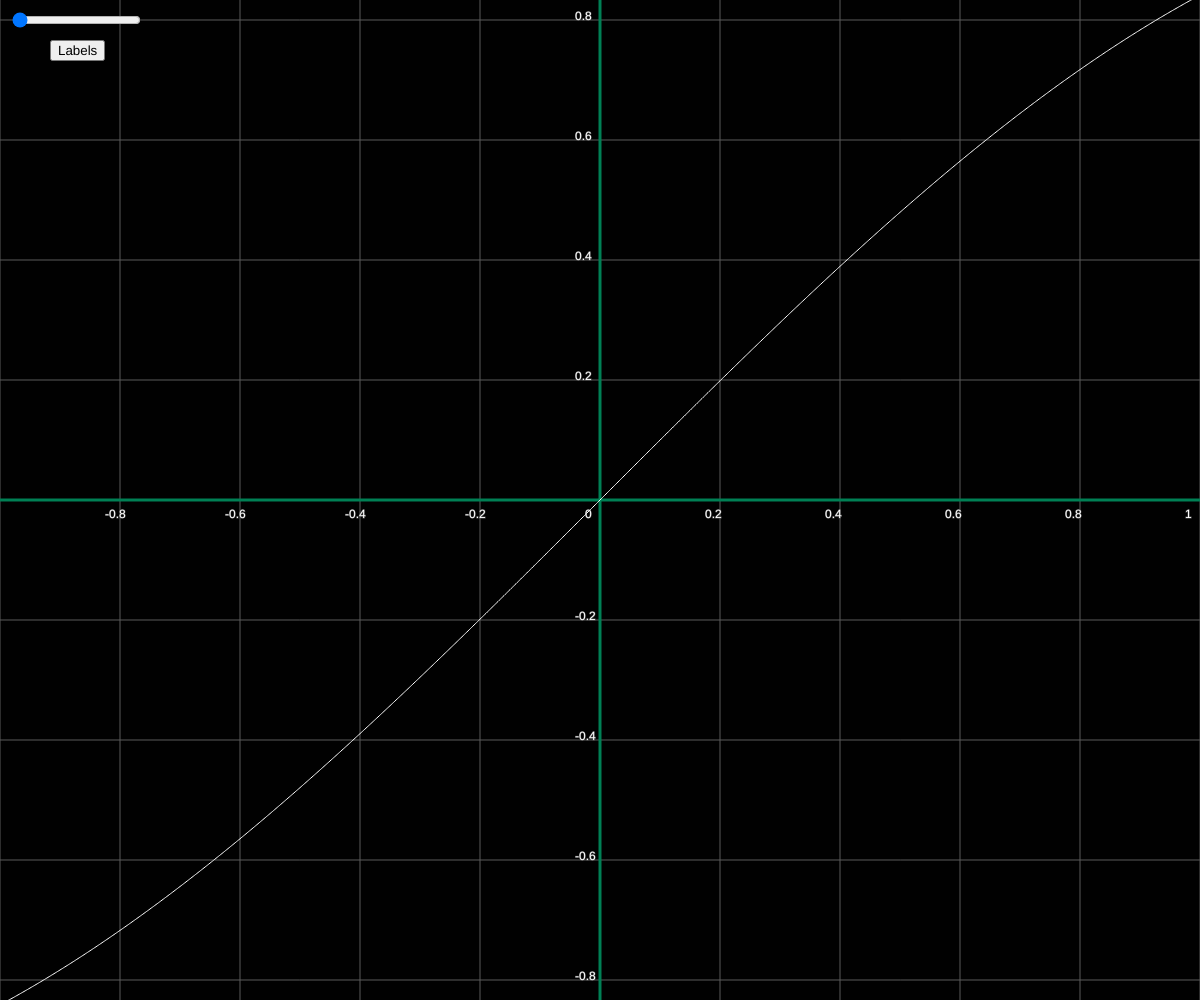
Frame 1 (no input)
Frame 60 (no input): identical to frame 1, image omitted
Frame 120 (the mouse pressed at the canvas centre since frame 60): identical to frame 1, image omitted

The p5.js sketch that drew this single still picture (run headless with seeded random() and noise() and a simulated clock; from frame 60 on, the mouse is pressed at the canvas centre):

// p5.js sketch
// ── sketch.js
var widthCentre, heightCentre;
var originalWidth, originalHeight;
var originalMouseX, originalMouseY;
var mouseMove, onceMoved;

var divideNumber = 5;

var backgroundColour;
var lineTextColour;
var axisColour

var scaleSlider;
var scaleFactor;
var labels;
var labelsButton;


var xCentrePixel, yCentrePixel;

var xCentreCoord, yCentreCoord;

var leftXCoord, rightXCoord;

var defaultWidthCoordinates, widthCoordinates, noOfLines, lineDistance, lineDistancePixel;

var pixelToCoordRatio, dark;

var totalLinesOffCentre;

var lineXStart, lineXEnd, lineYStart, lineYEnd;

var axisDistFromCentrePixelX, axisDistFromCentrePixelY;

function setup()
{
  xCentreCoord = 0;
  yCentreCoord = 0;
  
  defaultWidthCoordinates = 20;


  noOfLines = 10;

  backgroundColour = 1;
  axisColour = color('hsb(160, 100%, 50%)');
  lineColour = 	90;
  functionColour = 255;
  textFillColour = 255;
  scaleFactor = 1;

  labels = true;
  dark = true;
  onceMoved = false;

  createCanvas(windowWidth, windowHeight);

  //draw lines and write labels according to the
  //scale factor
  scaleSlider = createSlider(0.1, 600, 0.1, 0.1);
  labelsButton = createButton('Labels');
  labelsButton.mousePressed(labelChange);

  scaleSlider.position(10, 10);
  labelsButton.position(50, 40);
 
  originalWidth = width;
  originalHeight = height;
}

function draw()
{
  xCentrePixel = width/2;
  yCentrePixel = height/2;
  
  scaleFactor = scaleSlider.value();
  background(backgroundColour);
  stroke(lineColour);
  strokeWeight(1);

  widthCoordinates = defaultWidthCoordinates*scaleFactor;
  
  leftXCoord = xCentreCoord - widthCoordinates/2;
  rightXCoord = xCentreCoord + widthCoordinates/2;
  
  lineDistance = widthCoordinates/noOfLines;
  lineDistancePixel = width/noOfLines;
  
  // first we round the centre, so we're drawing our lines at nice intervals
  xRounded = mRound(xCentreCoord, lineDistance);
  yRounded = mRound(yCentreCoord, lineDistance);

  // distance between the rounded and the actual centre
  xDistanceCentres = xCentreCoord - xRounded;
  yDistanceCentres = yCentreCoord - yRounded;

  totalLinesOffCentre = noOfLines * 4;


  //we need to know where the lines are in pixels, which is in reference to our centre, 
  //so we need the distance of the rounded from the centre coords in pixels, and then that distance
  //from the centre pixel will be where we draw the lines
  coordToPixelRatio = width/widthCoordinates;
  roundedXDistancePixels = xDistanceCentres*coordToPixelRatio;
  roundedYDistancePixels = yDistanceCentres*coordToPixelRatio;

  //then we want to draw y-axis gridlines with reference to the centre of the view point
  for (i = (totalLinesOffCentre * (-1)); i <= totalLinesOffCentre; i++) {
      lineXStart = xCentrePixel + i*lineDistancePixel - roundedXDistancePixels;
      lineYStart = 0;
      lineXEnd = lineXStart;
      lineYEnd = height;
      line(lineXStart, lineYStart, lineXEnd, lineYEnd);
  }

  //then we want to draw x-axis gridlines with reference to the centre of the view point
  for (i = (totalLinesOffCentre * (-1)); i <= totalLinesOffCentre; i++) {
      lineXStart = 0;
      lineYStart = yCentrePixel + i * lineDistancePixel + roundedYDistancePixels;
      lineXEnd = width;
      lineYEnd = lineYStart;
      line(lineXStart, lineYEnd, lineXEnd, lineYEnd);
  }

  axisDistFromCentrePixelX = - xCentreCoord * coordToPixelRatio;
  axisDistFromCentrePixelY = - yCentreCoord * coordToPixelRatio;
  
  // draw the axis
  push();
  stroke(axisColour);
  strokeWeight(3);
  line(0, yCentrePixel  - axisDistFromCentrePixelY, width, yCentrePixel - axisDistFromCentrePixelY);
  line(xCentrePixel + axisDistFromCentrePixelX, 0, xCentrePixel + axisDistFromCentrePixelX, height);
  pop();
  
  
  //show labels if they are activated by pressing a button or "l"
  if (labels) {
    for (i = (totalLinesOffCentre * (-1)); i <= totalLinesOffCentre; i++) {
      push();
      if (!dark)
        textFillColour = 1;
      else
        textFillColour = 255;
      fill(textFillColour);
      var label;
      // numbers with one decimal place
      if(lineDistance<1) {
      label = Math.round((i*lineDistance)*10)/10;
      }
      // integers
      else {
      label = Math.round(i*lineDistance)
      }

      if (i != 0) {
      text(label, xCentrePixel + axisDistFromCentrePixelX - 25, yCentrePixel
      - i * lineDistancePixel - axisDistFromCentrePixelY);
      }
      text(label, xCentrePixel + i*lineDistancePixel +
      axisDistFromCentrePixelX - 15, yCentrePixel - axisDistFromCentrePixelY + 18);
      pop();
    }  
  }

  //redraw centre coordinates if you change the values of width and height
  //and you haven't already changed the position of the centre
  if ((width != originalWidth || height != originalHeight) 
       && onceMoved == false) {
    changeSettings();
  }

  drawGraph();
}

  function keyPressed() {
    switch (keyCode) {
      // if you press 'r', the centre coordinates become 0
      case(82):
        xCentreCoord = 0;
        yCentreCoord = 0;
        onceMoved = false;
        break;
      // if you press 'l', labels appear/disappear
      case(76):
        if (labels)
          labels = false;
        else
          labels = true;
        break;
      // if you press 'W', you increase the number of lines on the screen
      case(87):
        noOfLines ++;
        break;
      // if you press 'Q', you decrease the number of lines on the screen
      case(81):
        noOfLines --;
        break;
      // shift view upwards by lineDistance
      case(UP_ARROW):
        yCentreCoord += lineDistance;
        break;
      // shift view downwards by lineDistance
      case(DOWN_ARROW):
        yCentreCoord -= lineDistance;
        break;
      // shift view to the left by lineDistance
      case(LEFT_ARROW):
        xCentreCoord -= lineDistance;
        break;
      // shift view to the right by lineDistance
      case(RIGHT_ARROW):
        xCentreCoord += lineDistance;
        break;
      case(67):
        if (dark) {
        backgroundColour = 255;
        lineColour = 200;
        dark = false;
        }
        else {
          backgroundColour = 1;
          lineColour = 90;
          dark = true;
        }
        break;
    }
  }
  
  // update the centre and the original with and height
  function changeSettings() {
    originalWidth = width;
    originalHeight = height;
    xCentreCoord = 0;
    yCentreCoord = 0;
  }
  
  //save the coordinates of the mouse
  function mousePressed() {
    startMouseX = mouseX;
    startMouseY = mouseY;
  }
  
  //move the centre with the difference between the latest
  //position of the mouse and its start position.
  //update the start position afterwards
  function mouseDragged() {
    onceMoved = true;
    mouseMove = true;
    
    xCentreCoord -= (1/coordToPixelRatio)*(mouseX - startMouseX);
    yCentreCoord += (1/coordToPixelRatio)*(mouseY - startMouseY);

    startMouseX = mouseX;
    startMouseY = mouseY;
  }

  function mouseReleased() {
    mouseMove = false;
  }

  function windowResized(){
    resizeCanvas(windowWidth, windowHeight);
  }

  function labelChange() {
    if (labels)
      labels = false;
    else
      labels = true;
  }

function mRound(value, factor) {
    return Math.round(value / factor) * factor;
}

  function mathsFunction(xValue) {
    return Math.sin(xValue);
  }

  function coordToPixel(coordAxis, value) {
    if(coordAxis == "x") {
      return xCentrePixel - coordToPixelRatio*(xCentreCoord - value);
    }
    else if (coordAxis == "y") {
        return yCentrePixel + coordToPixelRatio*(yCentreCoord - value);
    }
  }

  function drawGraph() {
    push();
      //console.log(leftXCoord);
    if (dark)
      functionColour = 255;
    else
      functionColour = 1;
    stroke(functionColour);
    noFill();
    coordWidth = Math.abs(rightXCoord - leftXCoord);
    beginShape();
    curveVertex(coordToPixel("x", leftXCoord), coordToPixel("y", mathsFunction(leftXCoord)));
    noOfPoints = 1000;
    for (i = 1; i < noOfPoints; i++) {
      distance = coordWidth/noOfPoints;
      xVal = leftXCoord+distance*i;
      curveVertex(coordToPixel("x", xVal), coordToPixel("y", mathsFunction(xVal)));
    }
    endShape();
    pop();
  }
